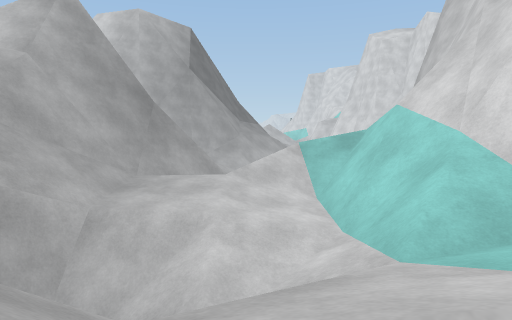
view 1 (above)

18 first-person views from a walk through a scene from a Unity 3-D project. The camera is 1.2 m above the floor, tilts 4° down and sees 75° across. The floor is counted in squares, 2 m on a side. Each view is taken from the middle of a square. On the plan, view 1 faces up. The plan holds only what a view shows up to about 10 squares ahead; the rest is blank. The place goes on beyond the plan. The player is left out.

view 2
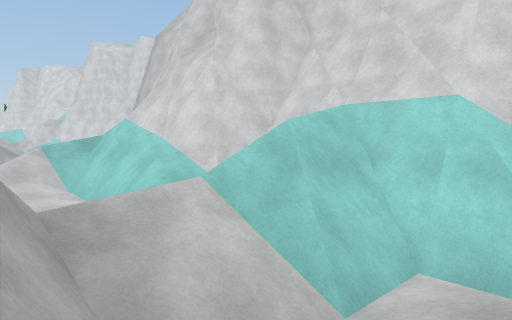

view 3
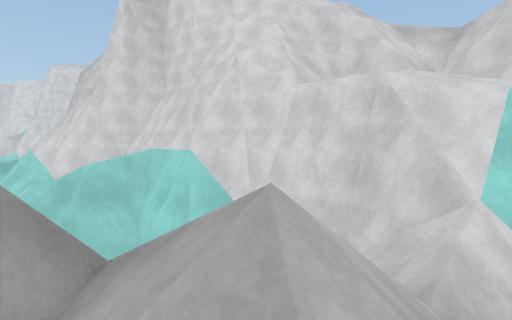

view 4
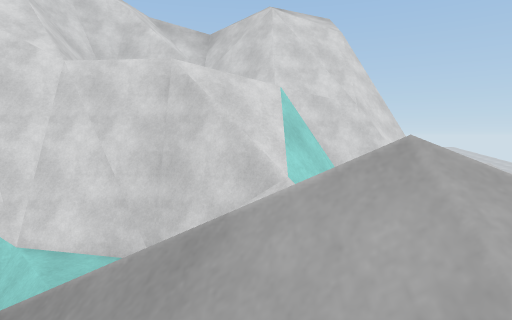

view 5
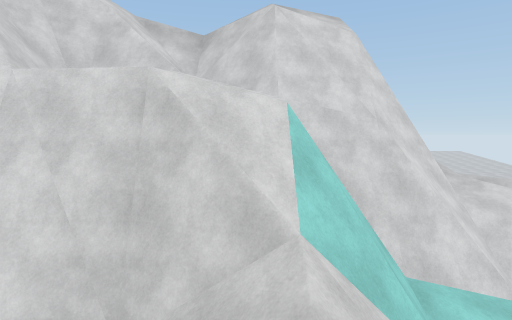

view 6
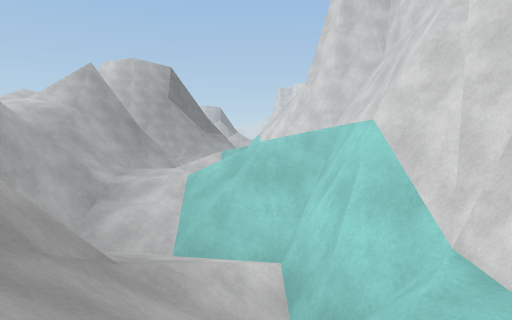

view 7
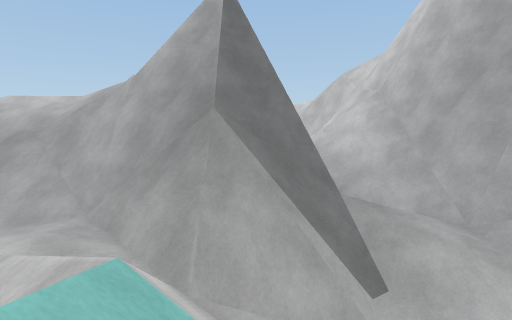

view 8
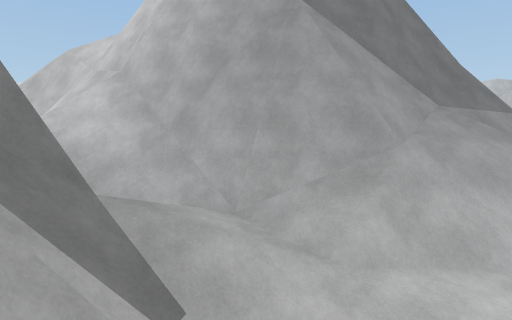

view 9
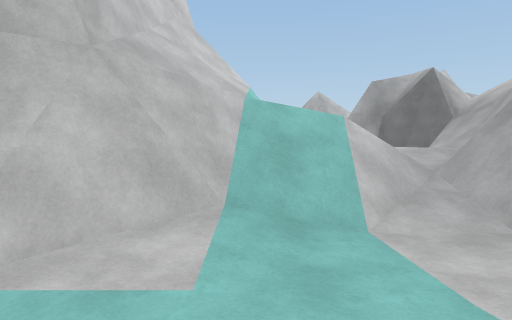

view 10
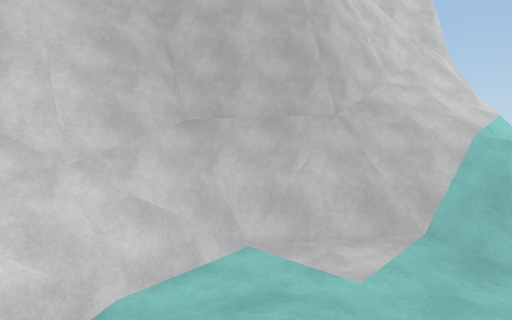

view 11
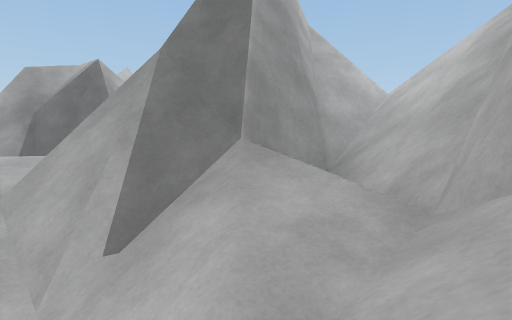

view 12
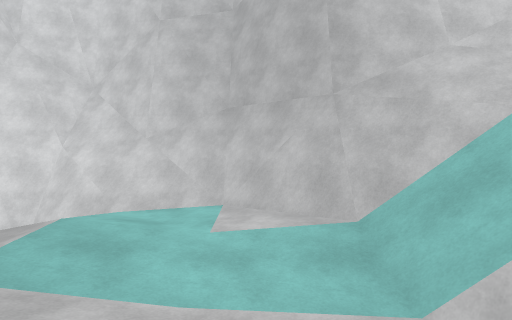

view 13
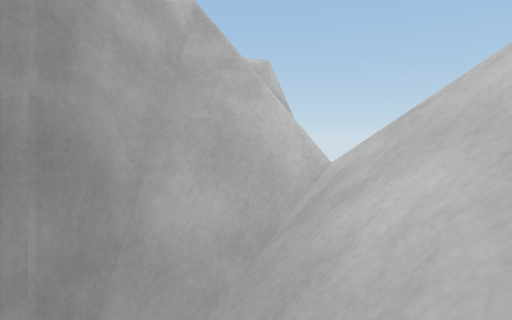

view 14
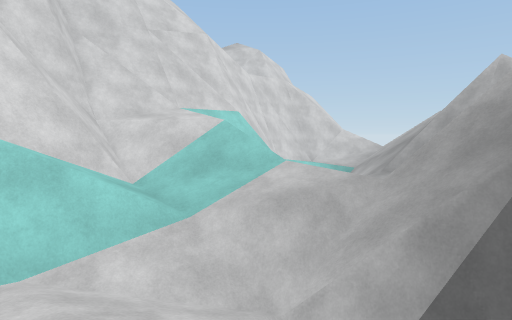

view 15
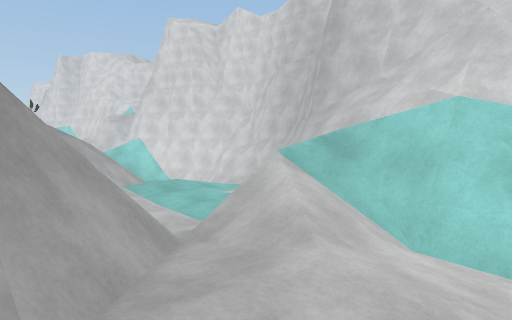

view 16
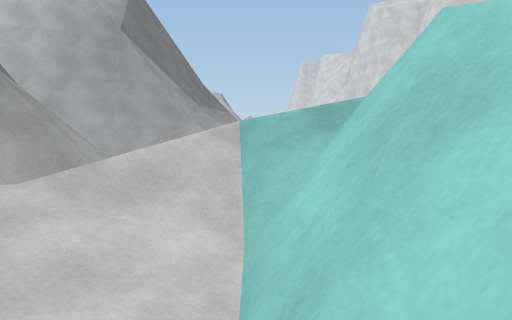

view 17
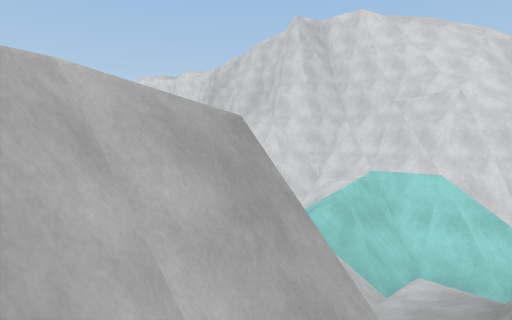

view 18
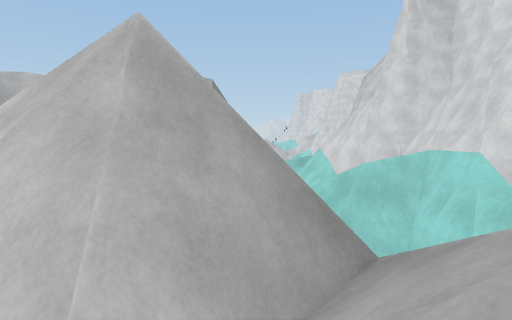

### Floor plan
Key: @ floor where view 1 was taken; # wall or solid block; x gap in a wall; . main floor; : floor 0.75 m higher than the main floor; - floor 0.75 m lower than the main floor; + floor 1.5 m higher than the main floor; * floor 3.25 m higher than the main floor; _ floor 3.25 m lower than the main floor; < floor 4 m lower than the main floor; ( floor 4.75 m lower than the main floor; % floor 5.5 m higher than the main floor; & floor 6.25 m higher than the main floor; $ floor 8 m higher than the main floor; / step, stairs or slope; = window, fence, low wall or low ledge; ^ raised ledge; v drop or lower ground.
Columns run from 9 left of view 1 to 9 right of it. Each row starts with its distance up from view 1.
 12         ^/// #=#
 11        ^^//</=#=
 10   ##^^##//<<(=^vv
  9 ###==/////(</^ v
  8  #  #=##/(#/^^v
  7     #^^#==//#=v
  6      ^^=#//===v
  5     ==v=_/==^vv
  4 vv  ..=/__=/^v
  3     ..##////^vv
  2     .-v^#///=^v$
  1      =vvx////#v&
  0       :.#@//v#v%
 -1       vv#//=#v*v&&
 -2      ###////##=#v%
 -3      / ###//=#+##==
 -4        =##///#++###
 -5         #////x:##
 -6          // ####
 -7              /##
 -8              /###
 -9                //

Positions as (right, up) in squares from view 1, and headings:
1: (0, 0), facing up
2: (-1, -2), facing up-right
3: (0, -6), facing up-right
4: (0, -5), facing right
5: (1, -5), facing right
6: (2, -5), facing up
7: (2, 7), facing left
8: (1, 7), facing up-left
9: (2, 11), facing down
10: (1, 12), facing down-right
11: (0, 10), facing down-left
12: (-1, 9), facing right
13: (-3, 9), facing down-left
14: (-2, 4), facing down-right
15: (-2, 4), facing up-right
16: (1, 3), facing up
17: (-4, -3), facing up-right
18: (0, -6), facing up
